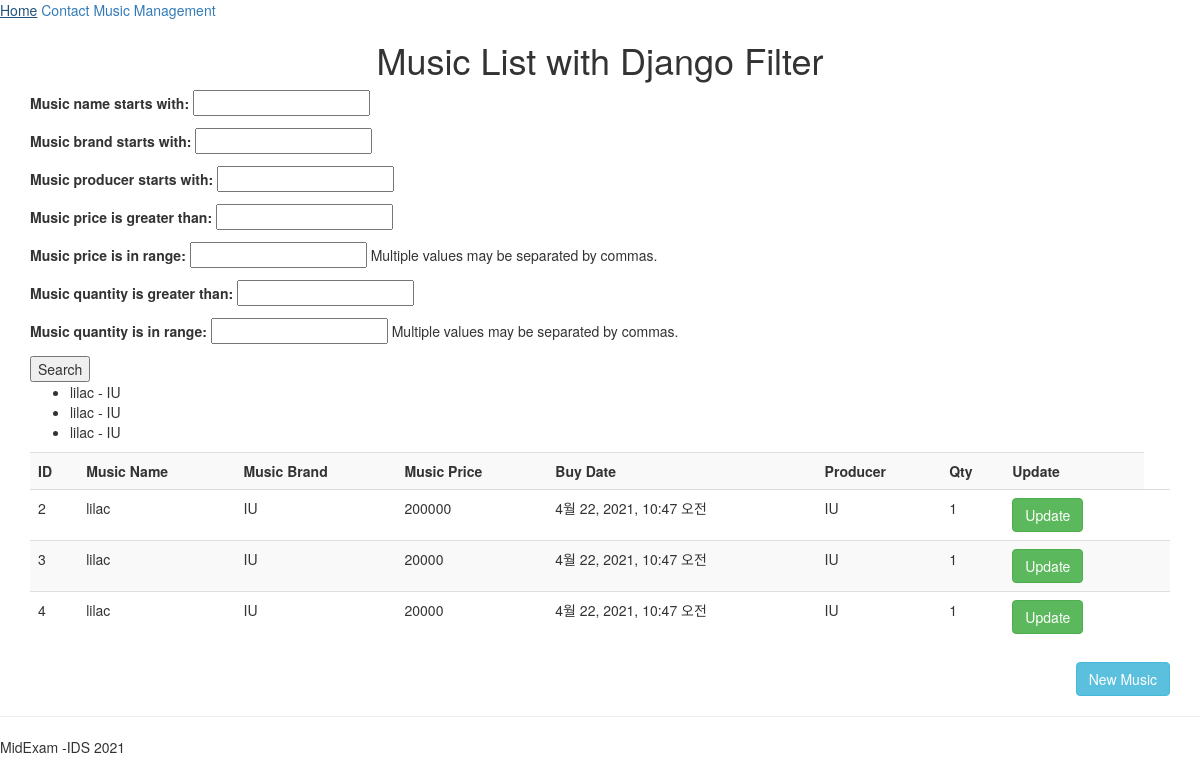
The page /music/search/ on the database its author committed.
### music/models.py (models this page shows, shortened)
class Music(models.Model):
    music_name = models.CharField(max_length = 50)
    music_brand = models.CharField(max_length = 50)
    music_buy = models.DateTimeField(default=timezone.now)
    music_price =  models.IntegerField(default = 0)
    music_producer = models.CharField(max_length = 50)
    music_quantity = models.PositiveIntegerField(default=0)

### music/views.py (the view)
# urls.py: path('search/', views.search, name = 'search'),
def search(request):
    music_list = Music.objects.all()
    musics = MusicFilter(request.GET, queryset=music_list)
    return render(request, 'search.html', {'filter': musics})

### templates/search.html
{% extends "base.html" %}
{% block content %}
    <html>
    <body>
    <h1><center>Music List with Django Filter</center></h1>
    <div class="container">
        <form method="get">
            {{ filter.form.as_p }}
            <button type="submit">Search</button>
        </form>
        <ul>
            {% for music in filter.qs %}
                <li>{{ music.music_name }} - {{ music.music_brand }}</li>
            {% endfor %}
        </ul>
        <table class="table table-striped">
            <tr>
                <th>ID </th>
                <th>Music Name</th>
                <th>Music Brand</th>
                <th>Music Price</th>
                <th>Buy Date</th>
                <th>Producer</th>
                <th>Qty</th>
                <th> Update </th>
            </tr>
            <tr>
                {% for music in filter.qs%}
                    <td> {{ music.id }} </td>
                    <td> {{ music.music_name }}</td>
                    <td> {{ music.music_brand }}</td>
                    <td> {{ music.music_price }}</td>
                    <td> {{ music.music_buy }}</td>
                    <td> {{ music.music_producer }}</td>
                    <td> {{ music.music_quantity }}</td>
                    <td> <a class="btn btn-success" href ="{%url 'update_music' music.id %}" >Update  </a> <td>
                    </tr>
                {%endfor%}
        </table>
        <a class="btn btn-info pull-right" href = "{%url 'add_music' %}"> New Music </a>
        <link rel="stylesheet" href="https://maxcdn.bootstrapcdn.com/bootstrap/3.3.7/css/bootstrap.min.css">
    </div>
    </body>
    </html>
{% endblock %}

### rows shown on the page
Music: music_name "lilac", music_brand "IU", id "2", music_price "200000", music_buy "4월 22, 2021, 10:47 오전", music_producer "IU", music_quantity "1"
Music: music_name "lilac", music_brand "IU", id "3", music_price "20000", music_buy "4월 22, 2021, 10:47 오전", music_producer "IU", music_quantity "1"
Music: music_name "lilac", music_brand "IU", id "4", music_price "20000", music_buy "4월 22, 2021, 10:47 오전", music_producer "IU", music_quantity "1"
